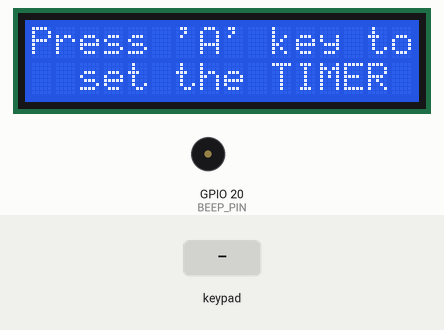
A program run on a simulated Raspberry Pi (BCM pin numbers). On the bench: 16×2 character LCD, buzzer (waves = sounding, pin HIGH). Inputs (shaded band) come from the test bench. Threads take turns every 2 ms; pins used as bus, display or sensor lines are not drawn; what the program prints to the terminal is not drawn.

Above: at 1.3 s.
1.4 s: key 'B' pressed
At 1.7 s:
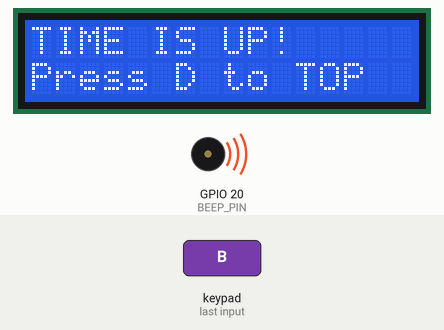
3.5 s: keypad keys 1 2 D pressed 0.4 s apart
At 4.3 s:
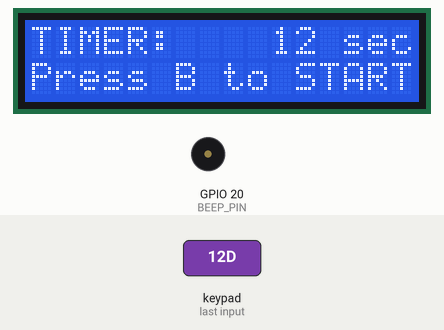
6.2 s: key 'A' pressed
At 6.37 s:
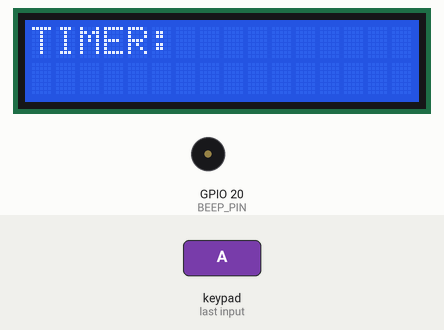
7.9 s: key 'D' pressed
At 8.02 s:
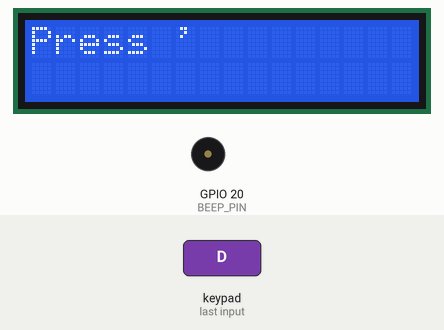
9.5 s: keypad keys 2 5 pressed 0.4 s apart
At 11.3 s:
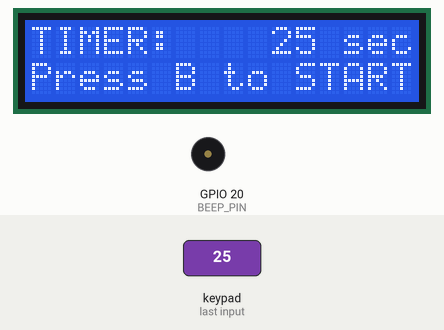
11.8 s: key 'B' pressed
At 12.7 s:
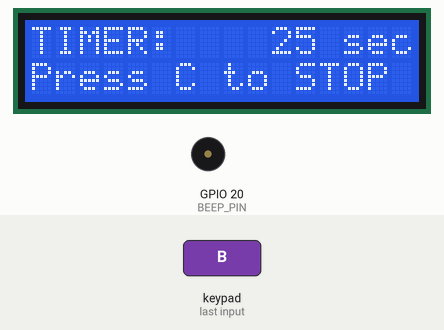
Timing chart, 0 to 14.8 s (numbered marks = the images above; inputs shaded):
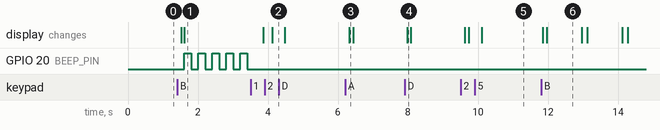

The program:

timer1.py
```python
#!/usr/bin/env python3

import RPi.GPIO as GPIO
import time
import LCD1602
import threading

class Keypad():

    def __init__(self, rowsPins, colsPins, keys):
        self.rowsPins = rowsPins
        self.colsPins = colsPins
        self.keys = keys
        GPIO.setwarnings(False)
        GPIO.setmode(GPIO.BCM)
        GPIO.setup(self.rowsPins, GPIO.OUT, initial=GPIO.LOW)
        GPIO.setup(self.colsPins, GPIO.IN, pull_up_down=GPIO.PUD_DOWN)

    def read(self):
        pressed_keys = []
        for i, row in enumerate(self.rowsPins):
            GPIO.output(row, GPIO.HIGH)
            for j, col in enumerate(self.colsPins):
                index = i * len(self.colsPins) + j
                if (GPIO.input(col) == 1):
                    pressed_keys.append(self.keys[index])
            GPIO.output(row, GPIO.LOW)
        return pressed_keys

time_s = 0 # タイマーの設定時刻（秒単位）
BEEP_PIN = 20 # ブザーを設定しているPIN

def setup():
    global keypad, last_key_pressed,keys, time_s
    rowsPins = [18,23,24,25]
    colsPins = [ 9,22,27,17] # '9' は、'SPI0_MISO' のPINのこと
    keys = ["1","2","3","A",
            "4","5","6","B",
            "7","8","9","C",
            "*","0","#","D"]
    keypad = Keypad(rowsPins, colsPins, keys)
    last_key_pressed = []
    time_s = 0
    LCD1602.init(0x27, 1)    # init(slave address, background light)
    LCD1602.clear()
    LCD1602.write(0, 0, 'Press \'A\' key to')
    LCD1602.write(2, 1, 'set the TIMER')
    GPIO.setmode(GPIO.BCM)
    GPIO.setup(BEEP_PIN, GPIO.OUT, initial=GPIO.LOW)

def lcd_show_set_timer():
    LCD1602.clear()
    LCD1602.write(0,0,'TIMER: %05s sec' % time_s)
    LCD1602.write(0,1,'Press B to START')

def lcd_show_overflow_error():
    LCD1602.clear()
    LCD1602.write(2,0,'OVERFLOW!')
    LCD1602.write(2,1,'Set up AGAIN')

def lcd_show_countdown_time():
    LCD1602.clear()
    LCD1602.write(0,0,'TIMER: %05s sec' % time_s)
    LCD1602.write(0,1,'Press C to STOP')

def lcd_show_time():
    LCD1602.clear()
    LCD1602.write(0,0,'TIME IS UP!')
    LCD1602.write(0,1,'Press D to TOP')

def beep():
    for i in range(5):
        GPIO.output(BEEP_PIN, GPIO.HIGH)
        time.sleep(0.2)
        GPIO.output(BEEP_PIN, GPIO.LOW)
        time.sleep(0.2)
        i += 1

def start_timer():
    # 1 秒ごとにtimer_sを1減らしていく
    global time_s
    global timer1
    if time_s == 0:
        if 'timer1' in globals():
            timer1.cancel()
        lcd_show_time()
        beep()
        return
    lcd_show_countdown_time()
    timer1 = threading.Timer(1, start_timer)
    timer1.start()
    time_s -= 1

def stop_timer():
    global timer1
    if 'timer1' in globals():
        timer1.cancel()
    lcd_show_set_timer()

def loop():
    global keypad, last_key_pressed, time_s, timer1
    while(True):
        pressed_keys = keypad.read()
        if len(pressed_keys) != 0 and last_key_pressed != pressed_keys:
            if pressed_keys == ["A"]:
                # "A"ボタン押下で、時刻設定画面へ遷移
                lcd_show_set_timer()
            elif pressed_keys == ["B"]:
                # "B"ボタン押下で、タイマー開始
                start_timer()
            elif pressed_keys == ["C"]:
                # "C"ボタン押下で、タイマー一時停止
                stop_timer()
            elif pressed_keys == ["D"]:
                # "D"ボタン押下で、トップページへ遷移
                setup()
            elif pressed_keys[0] in keys:
                # A,B,C,D 以外の数字が押された場合、時刻設定を行う
                if pressed_keys[0] in list(["A","B","C","D","#","*"]):
                    # 数字以外の記号などは無視
                    continue
                # 入力された数値を1の桁として保存していく。例: 1,2を順に押した時、time_s = 12 になる
                time_s = time_s * 10
                time_s += int(pressed_keys[0])
                # 6桁以上の時はエラーを表示して、設定画面へ遷移
                if len(str(time_s)) >= 6:
                    lcd_show_overflow_error()
                    time.sleep(2.5)
                    time_s = 0
                    lcd_show_set_timer()
                lcd_show_set_timer()
            print(pressed_keys)
        last_key_pressed = pressed_keys
        time.sleep(0.1)

def destroy():
    # Release resource
    GPIO.cleanup()
    LCD1602.clear()
    global timer1
    if 'timer1' in globals():
        timer1.cancel()

if __name__ == '__main__':
    try:
        setup()
        while True:
            loop()
    except KeyboardInterrupt:
        destroy()
    except Exception:
        destroy()
```

Measured:
- after the input at 1.4 s, GPIO 20 (BEEP_PIN): alternates HIGH for 0.20 s and LOW for 0.20 s, starting after 0.21 s; the display: first changes after 0.12 s (image 1 shows a later state)
- after the input at 3.5 s, the display: first changes after 0.37 s (image 2 shows a later state)
- after the input at 6.2 s, the display: changes after 0.12 s (image 3)
- after the input at 7.9 s, the display: changes after 0.08 s (image 4)
- after the input at 9.5 s, the display: first changes after 0.13 s (image 5 shows a later state)
- after the input at 11.8 s, the display: first changes after 0.05 s (image 6 shows a later state)
- what the display in image 6 shows lasts 1.0 s, from 12.0 s to 13.0 s
